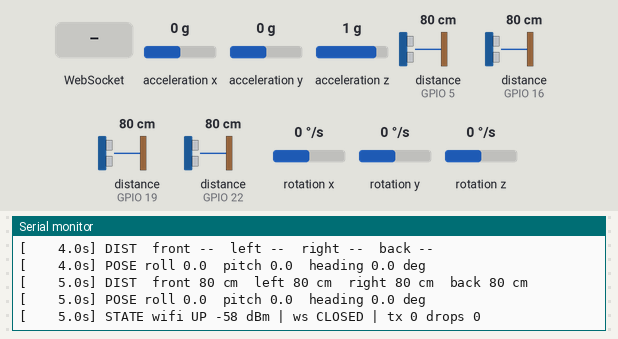
The sketch below on a simulated ESP32. On the bench: the last lines printed to the serial monitor. Wiring (inferred from the names in the program): 4 × ultrasonic range finder: trigger GPIO 17, echo GPIO 16 / trigger GPIO 18, echo GPIO 5 / trigger GPIO 21, echo GPIO 19 / trigger GPIO 23, echo GPIO 22; MPU-6050 motion sensor at I2C address 0x68. The inputs (shaded band) are chosen by the test bench; at power-on: acceleration x 0 g, distance to the obstacle (sensors on GPIO 5, GPIO 16, GPIO 19, GPIO 22) 80 cm, acceleration y 0 g, acceleration z 1 g, rotation x 0 °/s, rotation y 0 °/s, rotation z 0 °/s. The echo pulse lasts 58.3 µs per cm; WiFi joins after 1.5 s; servers stay silent unless stated.

Above: at 5.1 s.
5.2 s: WebSocket text "register_ack" received
At 5.5 s:
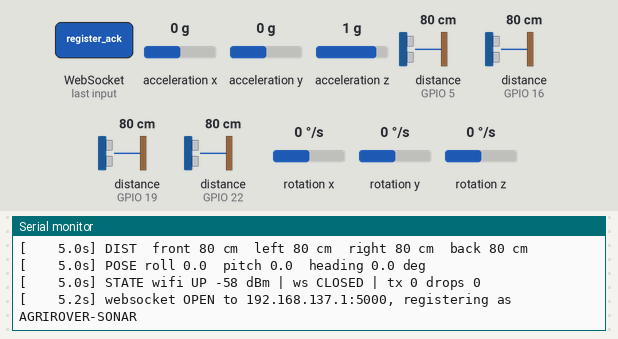
6.7 s: acceleration x set to -1.4 g
At 7.8 s:
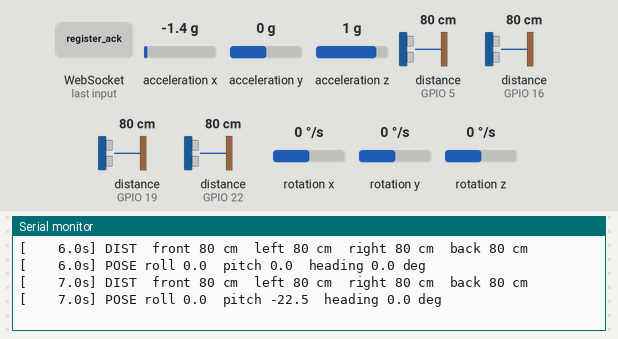
8.2 s: distance to the obstacle (sensor on GPIO 5) set to 2 cm
At 11.1 s:
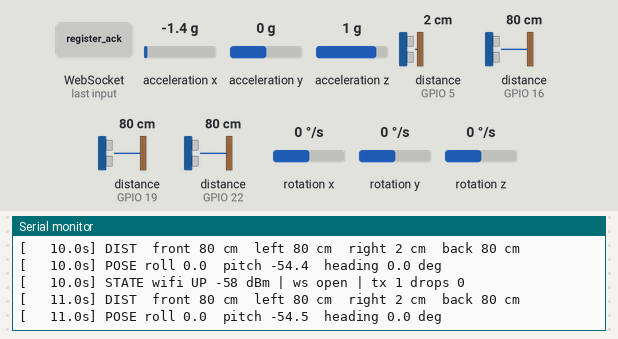
11.2 s: distance to the obstacle (sensor on GPIO 16) set to 2 cm
At 12.5 s:
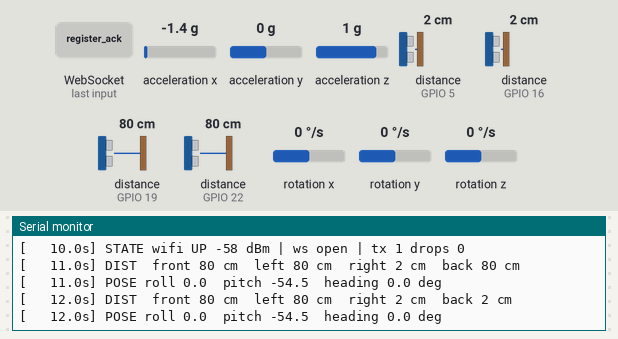
12.7 s: distance to the obstacle (sensor on GPIO 19) set to 2 cm
At 13.8 s:
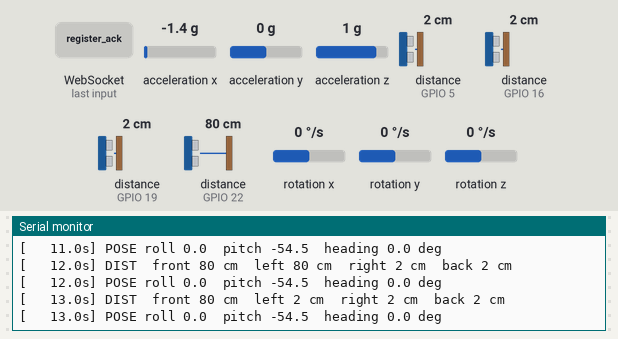
14.2 s: distance to the obstacle (sensor on GPIO 22) set to 2 cm
At 15.4 s:
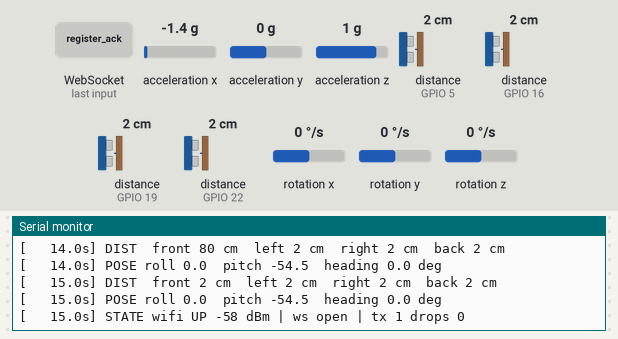
Timing chart, 0 to 16.7 s (numbered marks = the images above; inputs shaded):
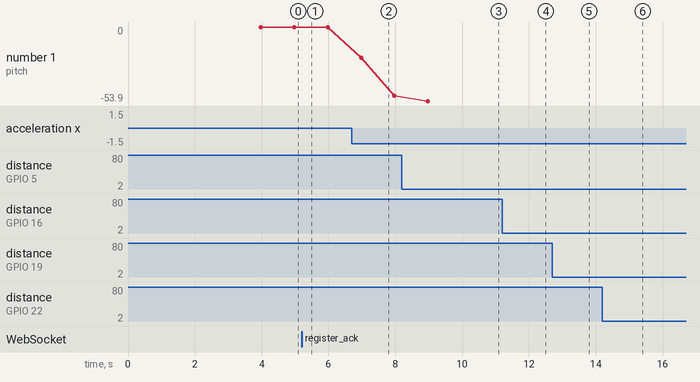

The sketch:

third_esp32_ws.ino
```cpp
/*
  AgriVision 6WD: THIRD ESP32 (ultrasonic sensors and MPU-6050 tilt sensor): WebSocket version.

  Connects to  ws://<laptop>:5000/ws?role=sonar  and sends the distance seen on each side. The dashboard shows
  them on the Rover control page. This board only measures: it does not drive or stop any motor.
  This server needs the sonar role (added in server/src/hub.js): restart the server after updating it.

    Sensor   Trig (output)   Echo (input)
    Front    GPIO 23         GPIO 22
    Left     GPIO 21         GPIO 19
    Right    GPIO 18         GPIO 5
    Back     GPIO 17         GPIO 16

  Wiring: VCC to 5 V, GND shared with this ESP32. A 5 V sensor (HC-SR04) drives Echo at 5 V, so put a divider on
  EVERY Echo line:  Echo --[1k]--+-- ESP32 pin,  and  +--[2k]-- GND.  (HC-SR04P / RCWL-1601 on 3.3 V need none.)
  GPIO 16 and 17 are free on WROOM boards; WROVER boards use them for their extra memory.

  The sensors fire one at a time so that one does not hear another's ping.

  MPU-6050 (GY-521):  VCC 3.3 V, GND, SDA GPIO 32, SCL GPIO 33. XDA, XCL, AD0, INT not connected.
    Mount it flat with its printed X arrow pointing FORWARD. Keep the rover still for the first 3 seconds after
    power-up: the gyro zeroes itself then. Heading is relative (no compass) and drifts slowly.


  Libraries (Library Manager): "WebSockets" by Markus Sattler, "ArduinoJson" v7. Board package: esp32 3.x.
  WiFi and server settings: copy secrets.example.h to secrets.h in this folder and fill it in.
*/

#include <WiFi.h>
#include <WebSocketsClient.h>
#include <ArduinoJson.h>
#include <Wire.h>

#include "secrets.h"

// ---- sensors ----------------------------------------------------------------
struct Sonar {
  const char* name;      // also the field name sent to the server
  int trig, echo;
  int history[3];        // last three raw readings, for the median
  int cm;                // smoothed distance, -1 = no echo
};

const int SONARS = 4;
Sonar sonars[SONARS] = {
  {"front", 23, 22, {-1, -1, -1}, -1},
  {"left",  21, 19, {-1, -1, -1}, -1},
  {"right", 18,  5, {-1, -1, -1}, -1},
  {"back",  17, 16, {-1, -1, -1}, -1},
};

// ---- tunables -------------------------------------------------------------
const int MIN_CM = 2;                              // closer than this the sensor cannot measure
const int MAX_CM = 400;                            // farther than this counts as no echo
const unsigned long ECHO_TIMEOUT_US = 25000;       // about 4.3 m there and back
const unsigned long PING_GAP_MS = 40;              // one sensor every 40 ms: all four about 6 times a second
const unsigned long REPORT_MIN_GAP_MS = 250;       // changes are sent at most this often
const int REPORT_STEP_CM = 3;                      // smaller changes are sensor jitter
const unsigned long STATUS_INTERVAL_MS = 2000;     // heartbeat; the server drops a silent board after 6 s

// ---- MPU-6050 tilt sensor (I2C) ----------------------------------------------
const int PIN_SDA = 32, PIN_SCL = 33;
const uint8_t MPU_ADDR = 0x68;                     // AD0 unconnected
const float ACCEL_LSB_PER_G = 16384.0;             // +-2 g
const float GYRO_LSB_PER_DPS = 65.5;               // +-500 deg/s
const float FILTER_TAU_S = 0.5;                    // tilt follows the gyro over this long, then settles to gravity
const float GYRO_DEADBAND_DPS = 0.4;               // ignore this much turning noise, so the heading creeps less
const unsigned long IMU_SAMPLE_MS = 10;
const unsigned long IMU_RETRY_MS = 3000;

// Angles in degrees. roll: + right side down. pitch: + nose up. yaw: heading, clockwise, 0..360, 0 at power-up.
bool imuOk = false;
float roll = 0, pitch = 0, yaw = 0;
float gyroBias[3] = {0, 0, 0};
unsigned long lastImuUs = 0, lastImuMs = 0, lastImuTryMs = 0;

// ---- pose reporting ------------------------------------------------------------
const unsigned long POSE_MIN_GAP_MS = 100;         // at most 10 updates a second
const unsigned long POSE_MAX_GAP_MS = 1000;        // and at least one
const float POSE_STEP_DEG = 0.5;
float sentRoll = 0, sentPitch = 0, sentYaw = 0;
unsigned long lastPoseMs = 0;

WebSocketsClient ws;
bool wsOpen = false, registered = false;
int reported[SONARS] = {-1, -1, -1, -1};
int nextSonar = 0;
unsigned long lastPingMs = 0, lastStatusMs = 0;

// ---- serial debugging (115200 baud) -----------------------------------------
// Every line starts with the seconds since boot. What to look for:
//   "DIST ..." every second          what each sensor measures now ("--" = no echo)
//   "TCP probe ... REACHABLE"        the laptop's server port answers: WS_HOST and the firewall are right
//   "registered with the server"     the dashboard shows the distance sensors online
unsigned long txCount = 0, wsDrops = 0, lastDebugMs = 0, lastDistMs = 0, lastProbeMs = 0;

void stamp() { Serial.printf("[%7.1fs] ", millis() / 1000.0); }

void probeServer() {
  WiFiClient probe;
  stamp();
  Serial.printf("TCP probe %s:%d ... ", WS_HOST, WS_PORT);
  bool ok = probe.connect(WS_HOST, WS_PORT, 1500);
  Serial.println(ok ? "REACHABLE" : "UNREACHABLE");
  if (ok) {
    probe.stop();
  } else {
    Serial.println("   check: (1) WS_HOST is the laptop's address on THIS WiFi (run ipconfig)");
    Serial.println("          (2) the server is running (npm run dev)   (3) Windows Firewall allows port 5000");
    Serial.println("          (4) the router/hotspot does not isolate WiFi clients   (5) the ESP32 is on 2.4 GHz");
  }
  lastProbeMs = millis();
}

void onWifiEvent(WiFiEvent_t event, WiFiEventInfo_t info) {
  switch (event) {
    case ARDUINO_EVENT_WIFI_STA_CONNECTED:
      stamp();
      Serial.println("WiFi: joined the access point");
      break;
    case ARDUINO_EVENT_WIFI_STA_GOT_IP:
      stamp();
      Serial.printf("WiFi: got IP %s (gateway %s)\n", WiFi.localIP().toString().c_str(), WiFi.gatewayIP().toString().c_str());
      break;
    case ARDUINO_EVENT_WIFI_STA_DISCONNECTED:
      stamp();
      Serial.printf("WiFi: DISCONNECTED, reason %d (wrong password = 15 or 202, network not found = 201)\n", info.wifi_sta_disconnected.reason);
      break;
    default:
      break;
  }
}

// One measurement in whole centimetres, or -1 when nothing echoes back in range.
int measure(const Sonar& s) {
  digitalWrite(s.trig, LOW);
  delayMicroseconds(3);
  digitalWrite(s.trig, HIGH);
  delayMicroseconds(10);
  digitalWrite(s.trig, LOW);
  unsigned long us = pulseIn(s.echo, HIGH, ECHO_TIMEOUT_US);
  if (us == 0) return -1;
  int cm = (int)(us / 58);                         // sound: about 58 microseconds per cm, there and back
  return (cm < MIN_CM || cm > MAX_CM) ? -1 : cm;
}

// The middle of the last three readings: one stray echo or one miss does not show. "No echo" sorts as farthest.
int median3(const int h[3]) {
  int a = h[0] < 0 ? 9999 : h[0], b = h[1] < 0 ? 9999 : h[1], c = h[2] < 0 ? 9999 : h[2];
  int mid = max(min(a, b), min(max(a, b), c));
  return mid == 9999 ? -1 : mid;
}

void sendStatus() {
  if (!registered) return;
  JsonDocument doc;
  doc["type"] = "sonar_status";
  for (int i = 0; i < SONARS; i++) {
    doc[sonars[i].name] = sonars[i].cm;
    reported[i] = sonars[i].cm;
  }
  doc["rssi"] = WiFi.RSSI();
  String out;
  serializeJson(doc, out);
  ws.sendTXT(out);
  txCount++;
  lastStatusMs = millis();
}

// Ping the next sensor in turn.
void updateSonars() {
  unsigned long now = millis();
  if (now - lastPingMs < PING_GAP_MS) return;
  lastPingMs = now;
  Sonar& s = sonars[nextSonar];
  s.history[2] = s.history[1];
  s.history[1] = s.history[0];
  s.history[0] = measure(s);
  s.cm = median3(s.history);
  nextSonar = (nextSonar + 1) % SONARS;
}

bool distancesChanged() {
  for (int i = 0; i < SONARS; i++) {
    int now = sonars[i].cm, before = reported[i];
    if ((now < 0) != (before < 0) || abs(now - before) >= REPORT_STEP_CM) return true;
  }
  return false;
}

void printDistances() {
  stamp();
  Serial.print("DIST");
  for (int i = 0; i < SONARS; i++) {
    if (sonars[i].cm < 0) Serial.printf("  %s --", sonars[i].name);
    else Serial.printf("  %s %d cm", sonars[i].name, sonars[i].cm);
  }
  Serial.println();
}

bool mpuWrite(uint8_t reg, uint8_t value) {
  Wire.beginTransmission(MPU_ADDR);
  Wire.write(reg);
  Wire.write(value);
  return Wire.endTransmission() == 0;
}

// Acceleration (x, y, z) and rotation (x, y, z) as raw counts.
bool mpuRead(int16_t accel[3], int16_t gyro[3]) {
  Wire.beginTransmission(MPU_ADDR);
  Wire.write(0x3B);
  if (Wire.endTransmission(false) != 0) return false;
  if (Wire.requestFrom((int)MPU_ADDR, 14) != 14) return false;
  int16_t v[7];
  for (int i = 0; i < 7; i++) {
    int high = Wire.read();
    v[i] = (int16_t)((high << 8) | Wire.read());
  }
  for (int i = 0; i < 3; i++) {
    accel[i] = v[i];
    gyro[i] = v[4 + i];                            // v[3] is the temperature
  }
  return true;
}

void tiltFromGravity(const int16_t a[3], float& r, float& p) {
  float ax = a[0] / ACCEL_LSB_PER_G, ay = a[1] / ACCEL_LSB_PER_G, az = a[2] / ACCEL_LSB_PER_G;
  r = atan2(ay, az) * RAD_TO_DEG;
  p = atan2(ax, sqrt(ay * ay + az * az)) * RAD_TO_DEG;
}

// Wake the sensor, then measure the gyro's resting offset. Call while the rover is still.
void startImu() {
  lastImuTryMs = millis();
  imuOk = false;
  if (!mpuWrite(0x6B, 0x00)) {
    stamp();
    Serial.println("MPU-6050 not found: check VCC, GND, SDA on GPIO 32 and SCL on GPIO 33");
    return;
  }
  delay(50);
  mpuWrite(0x1A, 0x03);                            // 44 Hz low-pass: rides out motor vibration
  mpuWrite(0x1B, 0x08);                            // gyro +-500 deg/s
  mpuWrite(0x1C, 0x00);                            // accelerometer +-2 g
  delay(50);
  stamp();
  Serial.println("MPU-6050 found: zeroing the gyro, keep the rover still...");
  long sum[3] = {0, 0, 0};
  int good = 0;
  int16_t a[3], g[3], lastA[3] = {0, 0, 0};
  for (int n = 0; n < 400; n++) {
    if (mpuRead(a, g)) {
      for (int i = 0; i < 3; i++) {
        sum[i] += g[i];
        lastA[i] = a[i];
      }
      good++;
    }
    delay(3);
  }
  if (good < 200) {
    stamp();
    Serial.println("MPU-6050 answers badly: check the wires, will retry");
    return;
  }
  for (int i = 0; i < 3; i++) gyroBias[i] = (float)sum[i] / good;
  tiltFromGravity(lastA, roll, pitch);
  lastImuUs = micros();
  imuOk = true;
  stamp();
  Serial.printf("MPU-6050 ready: roll %.1f, pitch %.1f deg\n", roll, pitch);
}

// Complementary filter: the gyro gives quick movement, gravity stops the tilt drifting.
void updateImu() {
  unsigned long now = millis();
  if (!imuOk) {
    if (now - lastImuTryMs >= IMU_RETRY_MS) startImu();
    return;
  }
  if (now - lastImuMs < IMU_SAMPLE_MS) return;
  lastImuMs = now;
  int16_t a[3], g[3];
  if (!mpuRead(a, g)) {
    imuOk = false;
    lastImuTryMs = now;
    stamp();
    Serial.println("MPU-6050 stopped answering");
    return;
  }
  unsigned long us = micros();
  float dt = (us - lastImuUs) / 1e6;
  lastImuUs = us;
  if (dt > 0.2) dt = 0.2;                          // after a long stall, do not integrate a guess
  float rate[3];
  for (int i = 0; i < 3; i++) rate[i] = (g[i] - gyroBias[i]) / GYRO_LSB_PER_DPS;
  float accelRoll, accelPitch;
  tiltFromGravity(a, accelRoll, accelPitch);
  float k = FILTER_TAU_S / (FILTER_TAU_S + dt);
  roll = k * (roll + rate[0] * dt) + (1 - k) * accelRoll;
  pitch = k * (pitch - rate[1] * dt) + (1 - k) * accelPitch;
  if (fabs(rate[2]) > GYRO_DEADBAND_DPS) {
    yaw -= rate[2] * dt;                           // clockwise positive, like a compass
    while (yaw < 0) yaw += 360;
    while (yaw >= 360) yaw -= 360;
  }
}

void sendPose() {
  if (!registered) return;
  JsonDocument doc;
  doc["type"] = "pose_status";
  doc["imu"] = imuOk;
  if (imuOk) {
    doc["roll"] = round(roll * 10) / 10.0;
    doc["pitch"] = round(pitch * 10) / 10.0;
    doc["yaw"] = round(yaw * 10) / 10.0;
  }
  String out;
  serializeJson(doc, out);
  ws.sendTXT(out);
  txCount++;
  sentRoll = roll;
  sentPitch = pitch;
  sentYaw = yaw;
  lastPoseMs = millis();
}

bool poseChanged() {
  return imuOk && (fabs(roll - sentRoll) >= POSE_STEP_DEG || fabs(pitch - sentPitch) >= POSE_STEP_DEG ||
                   fabs(yaw - sentYaw) >= POSE_STEP_DEG);
}

void printPose() {
  stamp();
  if (imuOk) Serial.printf("POSE roll %.1f  pitch %.1f  heading %.1f deg", roll, pitch, yaw);
  else Serial.print("POSE tilt sensor not available");
  Serial.println();
}

void onEvent(WStype_t type, uint8_t* payload, size_t length) {
  switch (type) {
    case WStype_CONNECTED: {
      wsOpen = true;
      stamp();
      Serial.printf("websocket OPEN to %s:%d, registering as %s\n", WS_HOST, WS_PORT, DEVICE_ID);
      JsonDocument doc;
      doc["type"] = "device_register";
      doc["deviceId"] = DEVICE_ID;
      doc["key"] = ROVER_KEY;
      String out;
      serializeJson(doc, out);
      ws.sendTXT(out);
      txCount++;
      break;
    }
    case WStype_DISCONNECTED:
      stamp();
      if (wsOpen) {
        wsDrops++;
        Serial.println("websocket CLOSED, retrying every 2 s");
      } else {
        Serial.printf("websocket could not connect to %s:%d, retrying (WiFi %s)\n", WS_HOST, WS_PORT,
                      WiFi.status() == WL_CONNECTED ? "is up: see the TCP probe" : "is DOWN");
      }
      wsOpen = false;
      registered = false;
      break;
    case WStype_ERROR:
      stamp();
      Serial.printf("websocket ERROR %.60s\n", length ? (const char*)payload : "");
      break;
    case WStype_TEXT: {
      JsonDocument doc;
      if (deserializeJson(doc, (const char*)payload)) return;
      const char* t = doc["type"] | "";
      if (strcmp(t, "register_ack") == 0) {
        registered = true;
        stamp();
        Serial.println("registered with the server: the dashboard should show the distance sensors online");
        sendStatus();
        sendPose();
      } else if (strcmp(t, "error") == 0) {
        stamp();
        Serial.printf("server ERROR: %s  (\"bad key\" = ROVER_KEY differs from ACCESS_KEY in .env)\n", (const char*)(doc["error"] | "?"));
      }
      break;
    }
    default:
      break;
  }
}

void setup() {
  Serial.begin(115200);
  delay(300);
  Serial.println("\nAgriVision 6WD - THIRD ESP32 (WebSocket, four ultrasonic sensors)");
  for (int i = 0; i < SONARS; i++) {
    pinMode(sonars[i].trig, OUTPUT);
    digitalWrite(sonars[i].trig, LOW);
    pinMode(sonars[i].echo, INPUT_PULLDOWN);       // an unplugged sensor reads "no echo" instead of noise
    Serial.printf("sensor %-5s Trig GPIO %2d, Echo GPIO %2d\n", sonars[i].name, sonars[i].trig, sonars[i].echo);
  }

  Wire.begin(PIN_SDA, PIN_SCL, 400000);
  Wire.setTimeOut(20);
  startImu();

  WiFi.onEvent(onWifiEvent);
  WiFi.mode(WIFI_STA);
  WiFi.setAutoReconnect(true);
  WiFi.begin(WIFI_SSID, WIFI_PASSWORD);
  Serial.printf("connecting to WiFi \"%s\"", WIFI_SSID);
  unsigned long start = millis();
  while (WiFi.status() != WL_CONNECTED && millis() - start < 20000) {
    delay(300);
    Serial.print('.');
  }
  if (WiFi.status() == WL_CONNECTED) {
    Serial.printf("\nWiFi connected, ip %s, rssi %d dBm\n", WiFi.localIP().toString().c_str(), WiFi.RSSI());
    IPAddress host;
    if (host.fromString(WS_HOST) && ((uint32_t)host & (uint32_t)WiFi.subnetMask()) != ((uint32_t)WiFi.localIP() & (uint32_t)WiFi.subnetMask())) {
      Serial.printf("WARNING: WS_HOST %s is on a different network from this board (%s, mask %s): use the laptop's address on THIS WiFi\n",
                    WS_HOST, WiFi.localIP().toString().c_str(), WiFi.subnetMask().toString().c_str());
    }
    probeServer();
  } else {
    Serial.println("\nWiFi not connected yet (2.4 GHz only): will keep trying");
  }
  Serial.printf("server ws://%s:%d/ws?role=sonar as %s\n", WS_HOST, WS_PORT, DEVICE_ID);
  ws.begin(WS_HOST, WS_PORT, "/ws?role=sonar");
  ws.onEvent(onEvent);
  ws.setReconnectInterval(2000);
  ws.enableHeartbeat(15000, 3000, 2);
}

void loop() {
  ws.loop();
  updateImu();
  updateSonars();
  unsigned long now = millis();
  if (registered && ((now - lastPoseMs >= POSE_MIN_GAP_MS && poseChanged()) || now - lastPoseMs >= POSE_MAX_GAP_MS)) sendPose();
  if (registered && now - lastStatusMs >= REPORT_MIN_GAP_MS && distancesChanged()) sendStatus();
  if (registered && now - lastStatusMs >= STATUS_INTERVAL_MS) sendStatus();  // heartbeat
  if (now - lastDistMs >= 1000) {
    lastDistMs = now;
    printDistances();
    printPose();
  }
  if (now - lastDebugMs >= 5000) {
    lastDebugMs = now;
    stamp();
    Serial.printf("STATE wifi %s %d dBm | ws %s%s | tx %lu drops %lu\n", WiFi.status() == WL_CONNECTED ? "UP" : "DOWN", WiFi.RSSI(),
                  wsOpen ? "open" : "CLOSED", registered ? "+registered" : "", txCount, wsDrops);
  }
  // WiFi is up but the WebSocket is not: probe the server port again so the cause is visible.
  if (!wsOpen && WiFi.status() == WL_CONNECTED && now - lastProbeMs >= 15000) probeServer();
}
```

secrets.example.h
```cpp
// Copy to secrets.h (git-ignored) in THIS folder and fill in. Never commit secrets.h.

#define WIFI_SSID     "your-network"
#define WIFI_PASSWORD "your-password"

// The laptop running the server, on the network this board joins (not "localhost").
// On a Windows Mobile Hotspot it is usually 192.168.137.1; otherwise find it with `ipconfig`.
#define WS_HOST "192.168.137.1"
#define WS_PORT 5000

#define DEVICE_ID "AGRIROVER-SONAR"

// Must match ACCESS_KEY in the server's .env. Leave "" if the server runs open.
#define ROVER_KEY ""
```

Measured:
- after the input at 5.2 s, the serial monitor: prints a new line at once (image 1)
- after the input at 6.7 s, the serial monitor: prints a new line after 0.27 s (image 2)
- after the input at 8.2 s, the serial monitor: prints a new line after 0.77 s (image 3)
- after the input at 11.2 s, the serial monitor: prints a new line after 0.78 s (image 4)
- after the input at 12.7 s, the serial monitor: prints a new line after 0.28 s (image 5)
- after the input at 14.2 s, the serial monitor: prints a new line after 0.78 s (image 6)
- plotted number 1: 0 → -50 after the input at 6.7 s
